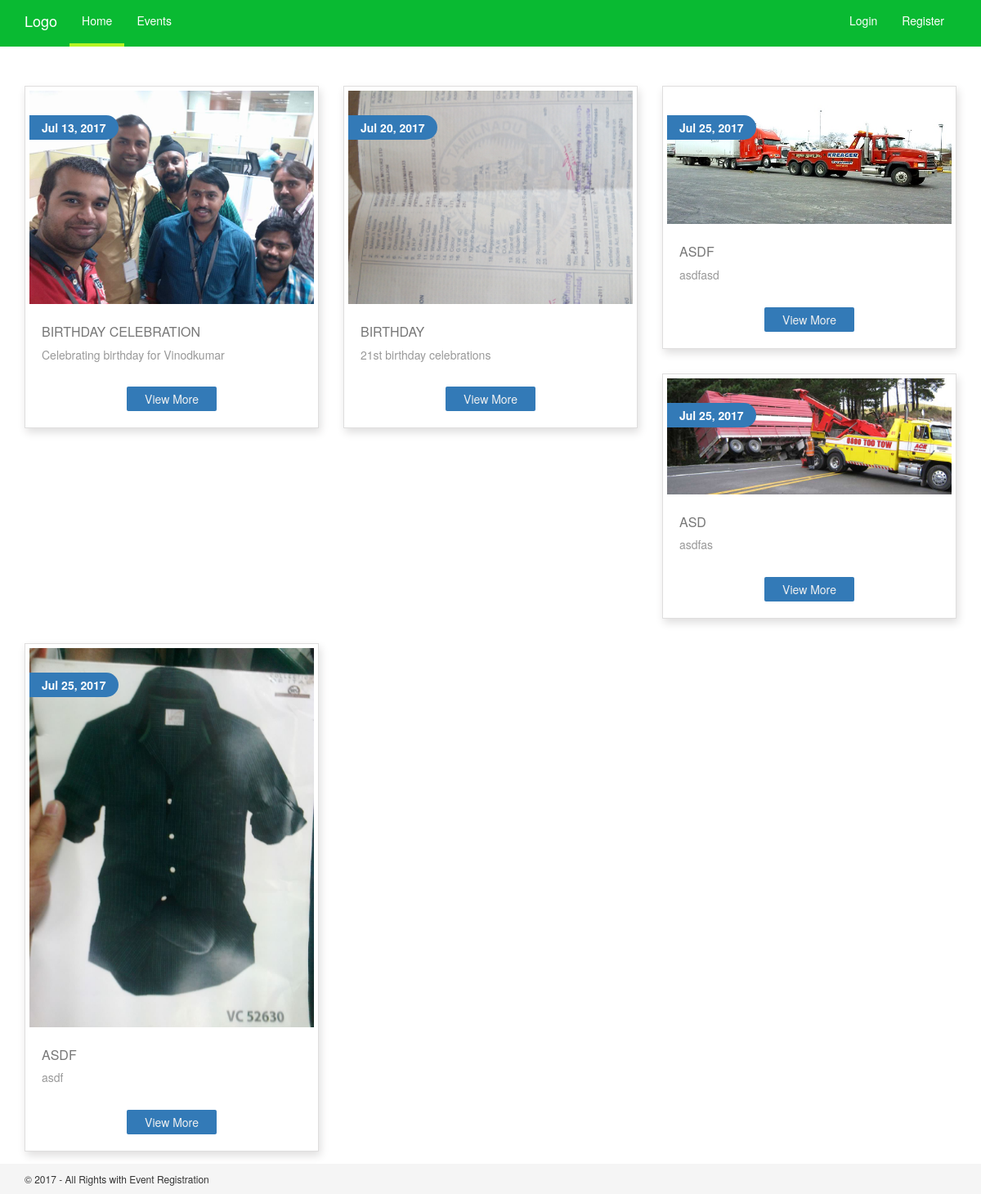
Screenshot of /index.php/events with the database file from the repository.
### tables this page shows
CREATE TABLE `events` (
  `event_id` bigint(15) NOT NULL AUTO_INCREMENT,
  `user_id` int(15) NOT NULL,
  `event_title` varchar(100) NOT NULL,
  `event_description` text NOT NULL,
  `event_type` varchar(50) NOT NULL,
  `event_image` varchar(100) NOT NULL,
  `event_contact` bigint(15) NOT NULL,
  `event_starttime` datetime NOT NULL,
  `event_endtime` datetime NOT NULL,
  `event_status` tinyint(1) NOT NULL DEFAULT '1',
  `event_created` datetime NOT NULL,
  `event_modified` datetime NOT NULL,
  `event_address` varchar(100) DEFAULT NULL,
  `event_city` varchar(50) DEFAULT NULL,
  `event_state` varchar(50) DEFAULT NULL,
  `event_zipcode` bigint(20) DEFAULT NULL,
  `event_privacy` varchar(10) DEFAULT 'Public',
  PRIMARY KEY (`event_id`)
);

### application/controllers/Events.php (called while the page is built, shortened)
<?php if ( ! defined('BASEPATH')) exit('No direct script access allowed');
class Events extends CI_Controller {
	public function index() {
		$data['events'] = $this->Event_model->getEvents();
		$this->parser->parse('events/listing', $data);
	}
}
?>

### index.php (called while the page is built, shortened)
<?php
require_once BASEPATH.'core/CodeIgniter.php';

### application/models/Event_model.php (called while the page is built, shortened)
<?php
class Event_model extends CI_Model{
    function __construct() {
        $this->eventTbl = 'events';
    }
    function getEvents($params = array()){
        $this->db->select('*');
        $this->db->from($this->eventTbl.' u');
        if(array_key_exists("event_id",$params)){
            $this->db->where('event_id',$params['event_id']);
            $query = $this->db->get();
            $result = $query->row_array();
        }else{
            $query = $this->db->get();
            if(array_key_exists("returnType",$params) && $params['returnType'] == 'count'){
                $result = $query->num_rows();
            }elseif(array_key_exists("returnType",$params) && $params['returnType'] == 'single'){
                $result = ($query->num_rows() > 0)?$query->row_array():FALSE;
            }else{
                $result = ($query->num_rows() > 0)?$query->result_array():FALSE;
            }
        }
        return $result;
    }
}

### application/views/events/listing.php (the view, shortened to what this page needs)
<!DOCTYPE html>
<html lang="en">
<head>
<link rel="stylesheet" href="//netdna.bootstrapcdn.com/bootstrap/3.3.2/css/bootstrap.min.css">
<link href="<?php echo base_url(); ?>assets/css/style.css?7678232" rel='stylesheet' type='text/css' />
</head>
<body>
<?php $this->view('shared/header'); ?>
<div class="container">
    <div class="row">
		<?php foreach($events as $event): ?>
        <div class="col-md-4">
           <div class="single-blog-item">
                    <div class="blog-thumnail">
                        <a href=""><img src="<?php echo base_url('assets/files/event/'. $event['event_image']);?>" alt="event-img"></a>
                    </div>
                    <div class="blog-content">
                        <h4><a href="event/{event_id}"><?php print $event['event_title']; ?></a></h4>
                        <p><?php print $event['event_description']; ?></p>
                        <a href="event/<?php print $event['event_id']; ?>" class="more-btn">View More</a>
                    </div>
                    <span class="blog-date"><?php print date('M d, Y',strtotime($event['event_starttime'])); ?></span>
            </div>
         </div>
		 <?php endforeach; ?>
    </div>
</div>
<?php $this->view('shared/footer'); ?>
</body>
</html>

### application/views/shared/header.php (shortened to what this page needs)
<div class="navbar-wrapper">
    <div class="container-fluid">
        <nav class="navbar navbar-fixed-top">
            <div class="container">
                <div class="navbar-header">
                    <a class="navbar-brand" href="#">Logo</a>
                </div>
                <div id="navbar" class="navbar-collapse collapse">
                    <ul class="nav navbar-nav">
                        <li class="active"><a href="#" class="">Home</a></li>
						<li><a href="<?php echo site_url('events'); ?>" class="">Events</a></li>
                    </ul>
                    <ul class="nav navbar-nav pull-right">
						<?php if($this->session->userdata('isUserLoggedIn')){ ?>
						<li><a href="<?php echo site_url('add-event'); ?>">Create Event</a></li>
                        <li class=" dropdown"><a href="#" class="dropdown-toggle active" data-toggle="dropdown" role="button" aria-haspopup="true" aria-expanded="false">Signed in as  <span class="caret"></span></a>
                            <ul class="dropdown-menu">
								<li><a href="#"><?php echo $this->session->userdata('name'); ?></a></li>
                                <li><a href="<?php echo site_url('change-password'); ?>">Change Password</a></li>
                                <li><a href="<?php echo site_url('profile'); ?>">My Profile</a></li>
                            </ul>
                        </li>
                        <li class=""><a href="logout">Logout</a></li>
						<?php } else { ?>
						<li><a href="<?php echo site_url('login'); ?>" class="">Login</a></li>
						<li><a href="<?php echo site_url('register'); ?>" class="">Register</a></li>
						<?php } ?>
                    </ul>
                </div>
            </div>
        </nav>
    </div>
</div>

### application/views/shared/footer.php
<footer class="footer">
  <div class="container">
	<p>© 2017 - All Rights with Event Registration</p>
  </div>
</footer>

### assets/css/style.css (style rules this page uses)
body { padding-top: 90px; }
img { width: 100%; height: auto; }
.single-blog-item { border: 1px solid #dfdede; box-shadow: 2px 5px 10px #dfdede; margin: 15px auto; padding: 5px; position: relative; }
.blog-content { padding: 15px; }
.blog-content h4 { font-size: 16px; font-weight: 500; margin-bottom: 10px; text-transform: uppercase; }
.blog-content h4 a { color:#777; }
.blog-content p { color: #999; font-size: 14px; font-weight: 300; line-height: 1.3333; }
.blog-date { position: absolute; background: #337ab7; top: 35px; left: 5px; color: #fff; border-radius: 0 25px 25px 0; padding: 5px 15px; font-weight: 700; }
.more-btn { background: #337ab7; border-radius: 2px; display: block; height: 30px; line-height: 30px; margin: 30px auto auto auto; text-align: center; width: 110px; color: #f1f1f1; }
.navbar, .dropdown-menu { background:#09ba32; border: none; }
.nav>li>a, .dropdown-menu>li>a:focus, .dropdown-menu>li>a:hover, .dropdown-menu>li>a, .dropdown-menu>li { border-bottom: 3px solid transparent; }
.navbar a, .dropdown-menu>li>a, .dropdown-menu>li>a:focus, .dropdown-menu>li>a:hover, .navbar-toggle { color: #fff; }
.nav li:hover:nth-child(8n+1), .nav li.active:nth-child(8n+1) { border-bottom: #b6f423 4px solid; }
html { position: relative; min-height: 100%; }
.footer { bottom: 0; width: 100%; background-color: #f5f5f5; font-size: 12px; }
.footer p { padding: 10px 0px; margin-bottom: 0px; }

### rows the page displays
events: event_image (picture), event_title "BIRTHDAY CELEBRATION", event_description "Celebrating birthday for Vinodkumar", event_starttime "Jul 13, 2017"
events: event_image (picture), event_title "BIRTHDAY", event_description "21st birthday celebrations", event_starttime "Jul 20, 2017"
events: event_image (picture), event_title "ASDF", event_description "asdfasd", event_starttime "Jul 25, 2017"
events: event_image (picture), event_title "ASD", event_description "asdfas", event_starttime "Jul 25, 2017"
events: event_image (picture), event_title "ASDF", event_description "asdf", event_starttime "Jul 25, 2017"
